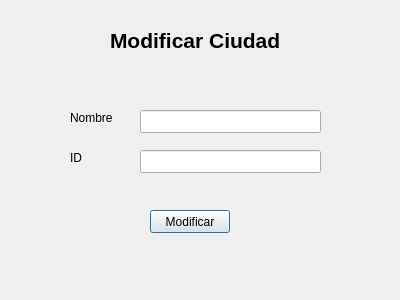
<?xml version="1.0" encoding="UTF-8"?>
<ui version="4.0">
 <class>ModificarCiudad</class>
 <widget class="QDialog" name="ModificarCiudad">
  <property name="geometry">
   <rect>
    <x>0</x>
    <y>0</y>
    <width>400</width>
    <height>300</height>
   </rect>
  </property>
  <property name="windowTitle">
   <string>Dialog</string>
  </property>
  <widget class="QLabel" name="label_2">
   <property name="geometry">
    <rect>
     <x>70</x>
     <y>110</y>
     <width>57</width>
     <height>15</height>
    </rect>
   </property>
   <property name="text">
    <string>Nombre</string>
   </property>
  </widget>
  <widget class="QLineEdit" name="MCiudadId">
   <property name="geometry">
    <rect>
     <x>140</x>
     <y>150</y>
     <width>181</width>
     <height>23</height>
    </rect>
   </property>
  </widget>
  <widget class="QLabel" name="label_3">
   <property name="geometry">
    <rect>
     <x>70</x>
     <y>150</y>
     <width>57</width>
     <height>15</height>
    </rect>
   </property>
   <property name="text">
    <string>ID</string>
   </property>
  </widget>
  <widget class="QLabel" name="label">
   <property name="geometry">
    <rect>
     <x>110</x>
     <y>20</y>
     <width>201</width>
     <height>41</height>
    </rect>
   </property>
   <property name="text">
    <string>&lt;html&gt;&lt;head/&gt;&lt;body&gt;&lt;p&gt;&lt;span style=&quot; font-size:16pt; font-weight:600;&quot;&gt;Modificar Ciudad&lt;/span&gt;&lt;/p&gt;&lt;/body&gt;&lt;/html&gt;</string>
   </property>
  </widget>
  <widget class="QLineEdit" name="MCiudadNombre">
   <property name="geometry">
    <rect>
     <x>140</x>
     <y>110</y>
     <width>181</width>
     <height>23</height>
    </rect>
   </property>
  </widget>
  <widget class="QPushButton" name="MCiudadBotonModificar">
   <property name="geometry">
    <rect>
     <x>150</x>
     <y>210</y>
     <width>80</width>
     <height>23</height>
    </rect>
   </property>
   <property name="text">
    <string>Modificar</string>
   </property>
  </widget>
 </widget>
 <resources/>
 <connections/>
</ui>
